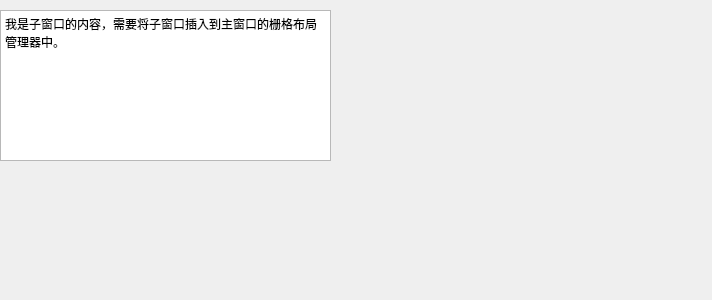
<?xml version="1.0" encoding="UTF-8"?>
<ui version="4.0">
 <class>ChildrenForm</class>
 <widget class="QWidget" name="ChildrenForm">
  <property name="geometry">
   <rect>
    <x>0</x>
    <y>0</y>
    <width>712</width>
    <height>300</height>
   </rect>
  </property>
  <property name="windowTitle">
   <string>Form</string>
  </property>
  <widget class="QTextEdit" name="textEdit">
   <property name="geometry">
    <rect>
     <x>0</x>
     <y>10</y>
     <width>331</width>
     <height>151</height>
    </rect>
   </property>
   <property name="html">
    <string>&lt;!DOCTYPE HTML PUBLIC &quot;-//W3C//DTD HTML 4.0//EN&quot; &quot;http://www.w3.org/TR/REC-html40/strict.dtd&quot;&gt;
&lt;html&gt;&lt;head&gt;&lt;meta name=&quot;qrichtext&quot; content=&quot;1&quot; /&gt;&lt;style type=&quot;text/css&quot;&gt;
p, li { white-space: pre-wrap; }
&lt;/style&gt;&lt;/head&gt;&lt;body style=&quot; font-family:'SimSun'; font-size:9pt; font-weight:400; font-style:normal;&quot;&gt;
&lt;p style=&quot; margin-top:0px; margin-bottom:0px; margin-left:0px; margin-right:0px; -qt-block-indent:0; text-indent:0px;&quot;&gt;我是子窗口的内容，需要将子窗口插入到主窗口的栅格布局管理器中。&lt;/p&gt;
&lt;p style=&quot;-qt-paragraph-type:empty; margin-top:0px; margin-bottom:0px; margin-left:0px; margin-right:0px; -qt-block-indent:0; text-indent:0px;&quot;&gt;&lt;br /&gt;&lt;/p&gt;
&lt;p style=&quot;-qt-paragraph-type:empty; margin-top:0px; margin-bottom:0px; margin-left:0px; margin-right:0px; -qt-block-indent:0; text-indent:0px;&quot;&gt;&lt;br /&gt;&lt;/p&gt;&lt;/body&gt;&lt;/html&gt;</string>
   </property>
  </widget>
 </widget>
 <resources/>
 <connections/>
</ui>
